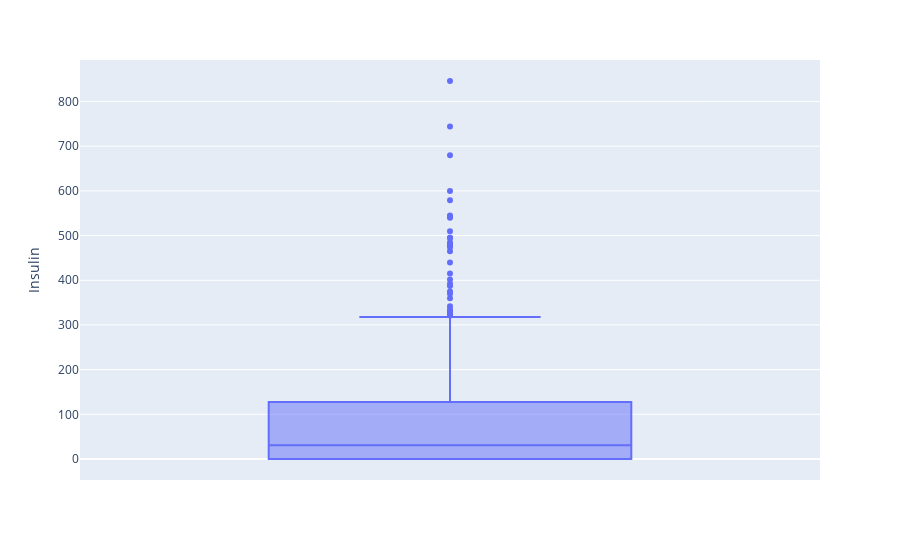

The notebook cell this image was saved under:
### Code cell
fig = px.box(df, y='Insulin')

fig.show()

### Figure 1 — Plotly figure (JSON) as saved in the notebook; plotly's stock layout.template omitted (floating-point values rounded to 4 significant figures; data arrays with more than 128 entries replaced by an {"elided": "..."} marker saying what was removed)
{"data": [{"alignmentgroup": "True", "hovertemplate": "Insulin=%{y}<extra></extra>", "legendgroup": "", "marker": {"color": "#636efa"}, "name": "", "notched": false, "offsetgroup": "", "orientation": "v", "showlegend": false, "type": "box", "x0": " ", "xaxis": "x", "y": {"elided": "768 int values"}, "y0": " ", "yaxis": "y"}], "layout": {"boxmode": "group", "legend": {"tracegroupgap": 0}, "margin": {"t": 60}, "xaxis": {"anchor": "y", "domain": [0, 1]}, "yaxis": {"anchor": "x", "domain": [0, 1], "title": {"text": "Insulin"}}}}
